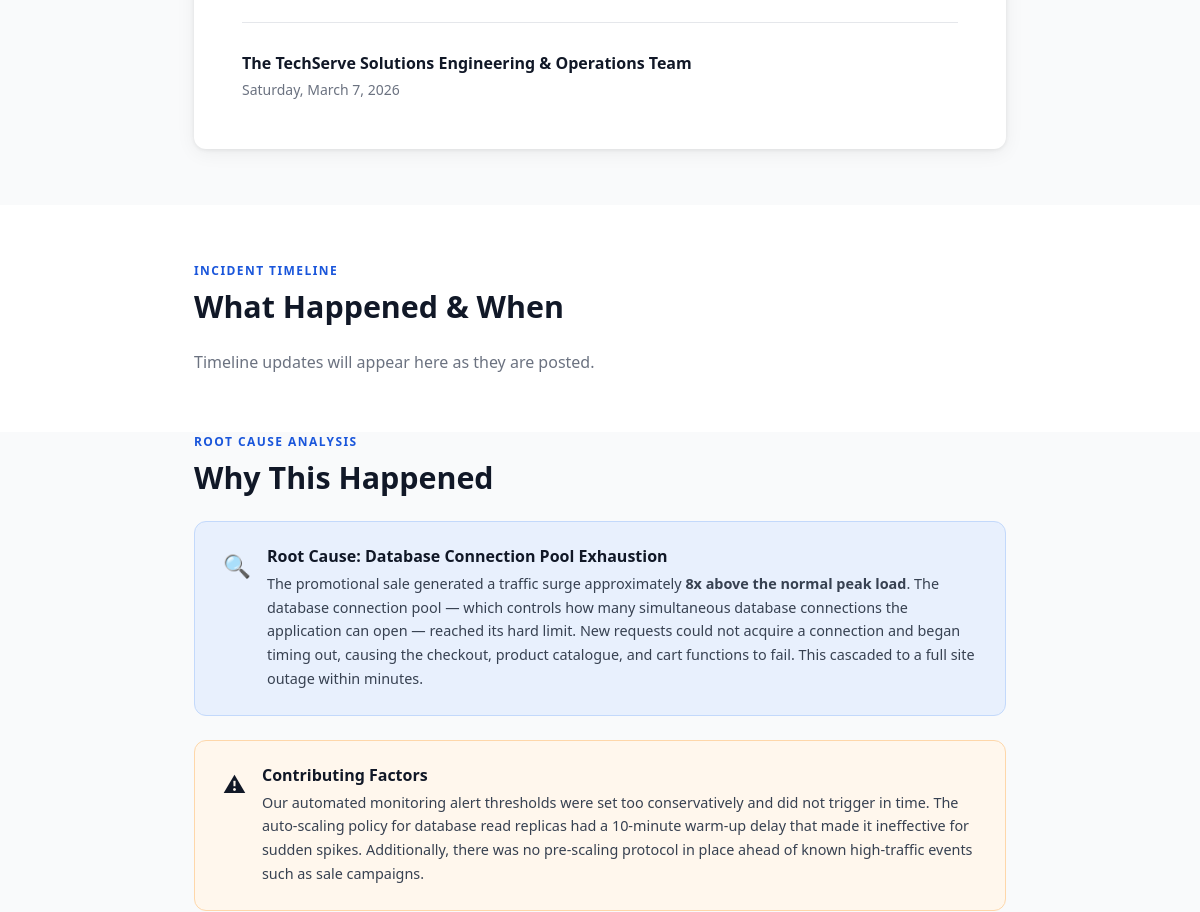
Before: / (middle part) with the older database file.
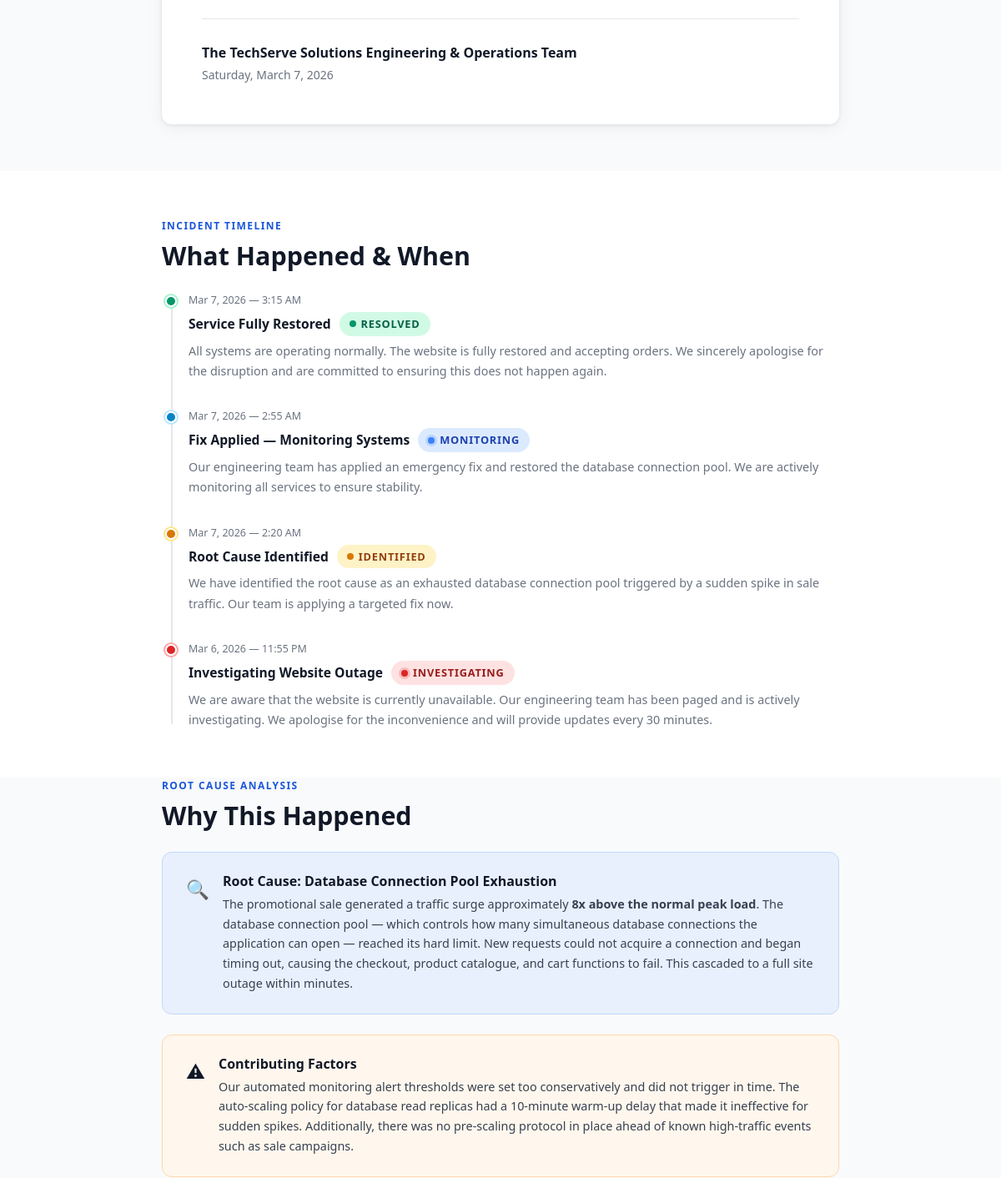
After: the same page with the newer database file.
### tables this page shows
CREATE TABLE IF NOT EXISTS `incident_updates` (
  `id` int(11) NOT NULL AUTO_INCREMENT,
  `status_label` varchar(50) NOT NULL COMMENT 'e.g. Investigating, Identified, Monitoring, Resolved',
  `title` varchar(255) NOT NULL,
  `message` text NOT NULL,
  `posted_at` datetime DEFAULT CURRENT_TIMESTAMP,
  PRIMARY KEY (`id`)
);

### index.php (the view, shortened to what this page needs)
<?php
require_once 'config.php';
$updates = [];
$result = $conn->query("SELECT * FROM incident_updates ORDER BY posted_at DESC");
if ($result) {
    while ($row = $result->fetch_assoc()) {
        $updates[] = $row;
    }
}
?>
<!DOCTYPE html>
<html lang="en">
<head>
    <link rel="stylesheet" href="style.css">
</head>
<body>
<section class="page-section" id="apology">
    <div class="container">
        <div class="letter-card">
            <div class="letter-signature">
                <div class="sig-name">The <?php echo COMPANY_NAME; ?> Engineering &amp; Operations Team</div>
                <div class="sig-title"><?php echo date('l, F j, Y'); ?></div>
            </div>
        </div>
    </div>
</section>
<section class="page-section" id="incident" style="background: var(--white); padding: 56px 24px;">
    <div class="container">
        <div class="section-label">Incident Timeline</div>
        <h2 class="section-title">What Happened &amp; When</h2>
        <?php if (!empty($updates)): ?>
        <div class="timeline">
            <?php foreach ($updates as $u):
                $slug = strtolower(preg_replace('/[^a-zA-Z]/', '', $u['status_label']));
            ?>
            <div class="timeline-item">
                <div class="timeline-dot <?php echo htmlspecialchars($slug); ?>"></div>
                <div class="timeline-time"><?php echo date('M j, Y — g:i A', strtotime($u['posted_at'])); ?></div>
                <div class="timeline-title">
                    <?php echo htmlspecialchars($u['title']); ?>
                    <span class="status-pill status-<?php echo htmlspecialchars($slug); ?>">
                        <?php echo htmlspecialchars($u['status_label']); ?>
                    </span>
                </div>
                <div class="timeline-body"><?php echo htmlspecialchars($u['message']); ?></div>
            </div>
            <?php endforeach; ?>
        </div>
        <?php else: ?>
        <p style="color: var(--gray);">Timeline updates will appear here as they are posted.</p>
        <?php endif; ?>
    </div>
</section>
<section class="page-section">
    <div class="container">
        <div class="section-label">Root Cause Analysis</div>
        <h2 class="section-title">Why This Happened</h2>
        <div class="info-box" style="margin-bottom: 24px;">
            <div class="info-box-icon">&#128269;</div>
            <div class="info-box-body">
                <h3>Root Cause: Database Connection Pool Exhaustion</h3>
                <p>
                    The promotional sale generated a traffic surge approximately <strong>8x above the normal peak load</strong>.
                    The database connection pool — which controls how many simultaneous database connections the application
                    can open — reached its hard limit. New requests could not acquire a connection and began timing out,
                    causing the checkout, product catalogue, and cart functions to fail. This cascaded to a full site
                    outage within minutes.
                </p>
            </div>
        </div>
        <div class="info-box" style="background: #fff7ed; border-color: #fed7aa;">
            <div class="info-box-icon">&#9888;</div>
            <div class="info-box-body">
                <h3>Contributing Factors</h3>
                <p>
                    Our automated monitoring alert thresholds were set too conservatively and did not trigger in time.
                    The auto-scaling policy for database read replicas had a 10-minute warm-up delay that made it
                    ineffective for sudden spikes. Additionally, there was no pre-scaling protocol in place ahead of
                    known high-traffic events such as sale campaigns.
                </p>
            </div>
        </div>
    </div>
</section>
</body>
</html>

### style.css (style rules this page uses)
*, *::before, *::after { box-sizing: border-box; margin: 0; padding: 0; }
:root { --primary: #1a56db; --primary-dark: #1341b0; --primary-light: #e8f0fd; --danger: #dc2626; --warning: #d97706; --success: #059669; --info: #0284c7; --dark: #111827; --gray-dark: #374151; --gray: #6b7280; --gray-light: #d1d5db; --bg: #f9fafb; --white: #ffffff; --border: #e5e7eb; --shadow: 0 1px 4px rgba(0,0,0,0.08), 0 4px 20px rgba(0,0,0,0.06); --shadow-lg: 0 4px 24px rgba(0,0,0,0.12); --radius: 8px; --radius-lg: 12px; --font: 'Segoe UI', system-ui, -apple-system, sans-serif; }
html { scroll-behavior: smooth; }
body { font-family: var(--font); color: var(--dark); background: var(--bg); line-height: 1.6; font-size: 16px; }
h1, h2, h3, h4 { line-height: 1.25; }
.container { max-width: 860px; margin: 0 auto; padding: 0 24px; }
.status-pill { display: inline-flex; align-items: center; gap: 6px; font-size: 0.8rem; font-weight: 700; text-transform: uppercase; letter-spacing: 0.06em; padding: 4px 12px; border-radius: 20px; }
.status-pill::before { content: ''; display: inline-block; width: 8px; height: 8px; border-radius: 50%; flex-shrink: 0; }
.status-resolved { background: #d1fae5; color: #065f46; }
.status-resolved::before { background: #059669; }
.status-monitoring { background: #dbeafe; color: #1e40af; }
.status-monitoring::before { background: #3b82f6; box-shadow: 0 0 0 3px rgba(59,130,246,0.2); animation: pulse 1.5s infinite; }
.status-identified { background: #fef3c7; color: #92400e; }
.status-identified::before { background: #d97706; }
.status-investigating { background: #fee2e2; color: #991b1b; }
.status-investigating::before { background: #dc2626; box-shadow: 0 0 0 3px rgba(220,38,38,0.2); animation: pulse 1s infinite; }
.page-section { padding: 56px 24px; }
.page-section + .page-section { padding-top: 0; }
.section-label { font-size: 0.75rem; font-weight: 700; text-transform: uppercase; letter-spacing: 0.12em; color: var(--primary); margin-bottom: 8px; }
.section-title { font-size: clamp(1.4rem, 3vw, 1.9rem); font-weight: 700; color: var(--dark); margin-bottom: 24px; }
.letter-card { background: var(--white); border-radius: var(--radius-lg); box-shadow: var(--shadow); padding: 48px; position: relative; overflow: hidden; }
.letter-card::before { content: ''; position: absolute; top: 0; left: 0; right: 0; height: 4px; background: var(--primary); }
.letter-signature { margin-top: 36px; padding-top: 28px; border-top: 1px solid var(--border); }
.letter-signature .sig-name { font-weight: 700; color: var(--dark); font-size: 1rem; }
.letter-signature .sig-title { color: var(--gray); font-size: 0.875rem; margin-top: 2px; }
.timeline { position: relative; padding-left: 32px; }
.timeline::before { content: ''; position: absolute; left: 11px; top: 8px; bottom: 8px; width: 2px; background: var(--border); }
.timeline-item { position: relative; padding-bottom: 32px; }
.timeline-item:last-child { padding-bottom: 0; }
.timeline-dot { position: absolute; left: -28px; top: 4px; width: 14px; height: 14px; border-radius: 50%; border: 2px solid var(--white); background: var(--gray-light); box-shadow: 0 0 0 2px var(--gray-light); }
.timeline-dot.resolved { background: var(--success); box-shadow: 0 0 0 2px #a7f3d0; }
.timeline-dot.monitoring { background: var(--info); box-shadow: 0 0 0 2px #bae6fd; }
.timeline-dot.identified { background: var(--warning); box-shadow: 0 0 0 2px #fde68a; }
.timeline-dot.investigating { background: var(--danger); box-shadow: 0 0 0 2px #fca5a5; }
.timeline-time { font-size: 0.78rem; color: var(--gray); font-weight: 500; margin-bottom: 4px; }
.timeline-title { font-size: 0.975rem; font-weight: 700; color: var(--dark); margin-bottom: 6px; display: flex; align-items: center; gap: 10px; flex-wrap: wrap; }
.timeline-body { font-size: 0.9rem; color: var(--gray); line-height: 1.7; }
.info-box { background: var(--primary-light); border: 1px solid #c3d9fb; border-radius: var(--radius-lg); padding: 24px 28px; display: flex; gap: 16px; align-items: flex-start; }
.info-box-icon { font-size: 1.4rem; flex-shrink: 0; margin-top: 2px; }
.info-box-body h3 { font-size: 1rem; font-weight: 700; color: var(--dark); margin-bottom: 6px; }
.info-box-body p { font-size: 0.9rem; color: var(--gray-dark); line-height: 1.65; }

Changed rows visible on the page:
added incident_updates: posted_at "Mar 7, 2026 — 3:15 AM", title "Service Fully Restored", status_label "RESOLVED", message "All systems are operating normally. The website is fully restored and accepting orders. We sincerely apologise for the disruption and are committed to ensuring this does not happen again."
added incident_updates: posted_at "Mar 7, 2026 — 2:55 AM", title "Fix Applied — Monitoring Systems", status_label "MONITORING", message "Our engineering team has applied an emergency fix and restored the database connection pool. We are actively monitoring all services to ensure stability."
added incident_updates: posted_at "Mar 7, 2026 — 2:20 AM", title "Root Cause Identified", status_label "IDENTIFIED", message "We have identified the root cause as an exhausted database connection pool triggered by a sudden spike in sale traffic. Our team is applying a targeted fix now."
added incident_updates: posted_at "Mar 6, 2026 — 11:55 PM", title "Investigating Website Outage", status_label "INVESTIGATING", message "We are aware that the website is currently unavailable. Our engineering team has been paged and is actively investigating. We apologise for the inconvenience and will provide updates every 30 minutes."
Other visible differences:
text no longer shown: "Timeline updates will appear here as they are posted."
